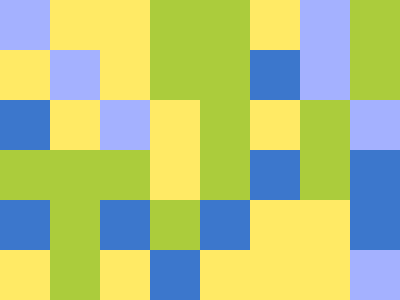
Frame 1 (no input)
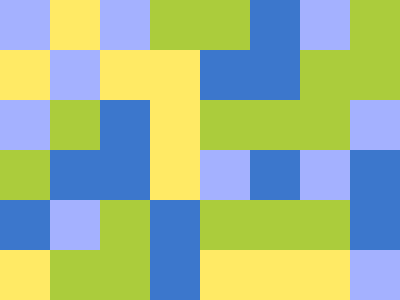
Frame 60 (the mouse pressed at the canvas centre just before this capture)
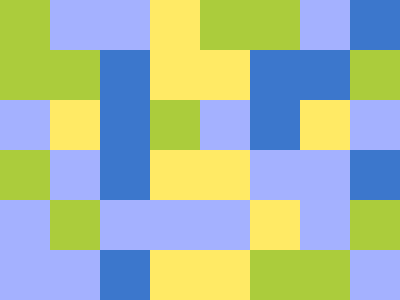
Frame 120 (the mouse held since frame 60 and released just before this capture)

The Processing sketch that drew these frames (run headless with seeded random() and noise(); from frame 60 on, the mouse is pressed at the canvas centre):

// Processing sketch: processing_95750
// ── processing_95750.pde

color[] pleasant={#92997A, #ABCC3C, #FFEA65, #A4B1FF, #3C77CC};
color[] palette= pleasant;

int s = 50;

void setup(){
  size (400,300);
  smooth();
  background(palette[0]);
  noStroke();
  
  for(int x=0; x < width; x +=s){
    for (int y=0; y< height; y += s) {
      fill(palette[int(random(1,5))]);
      rect(x, y, s, s);
    }
  }
}
  
void draw(){
  fill(palette[int(random(1,5))]);
  int x = int(random(width/s))*s; 
  int y = int(random(height/s))*s; 
  rect(x, y, s, s);
}
